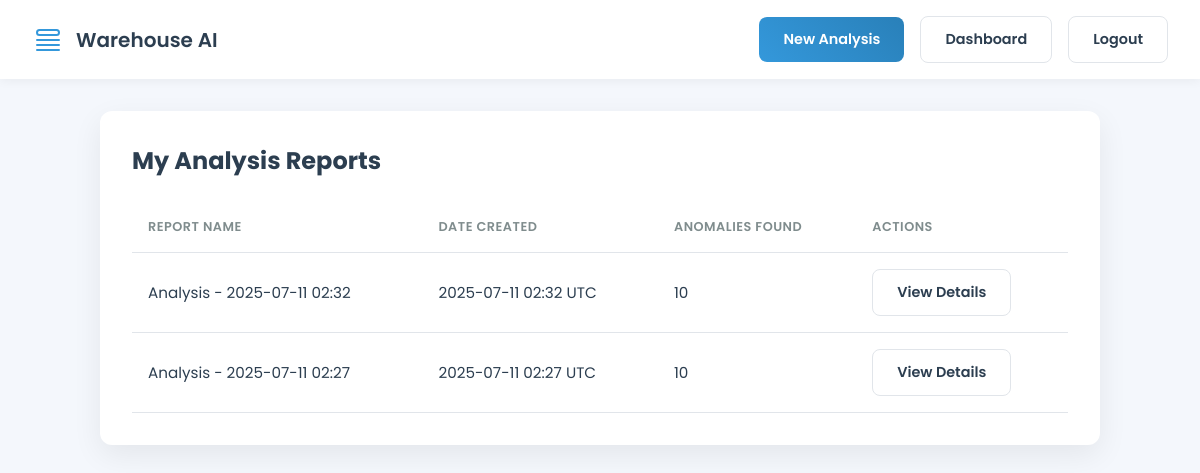
Page /dashboard (signed in) on the earlier database version.
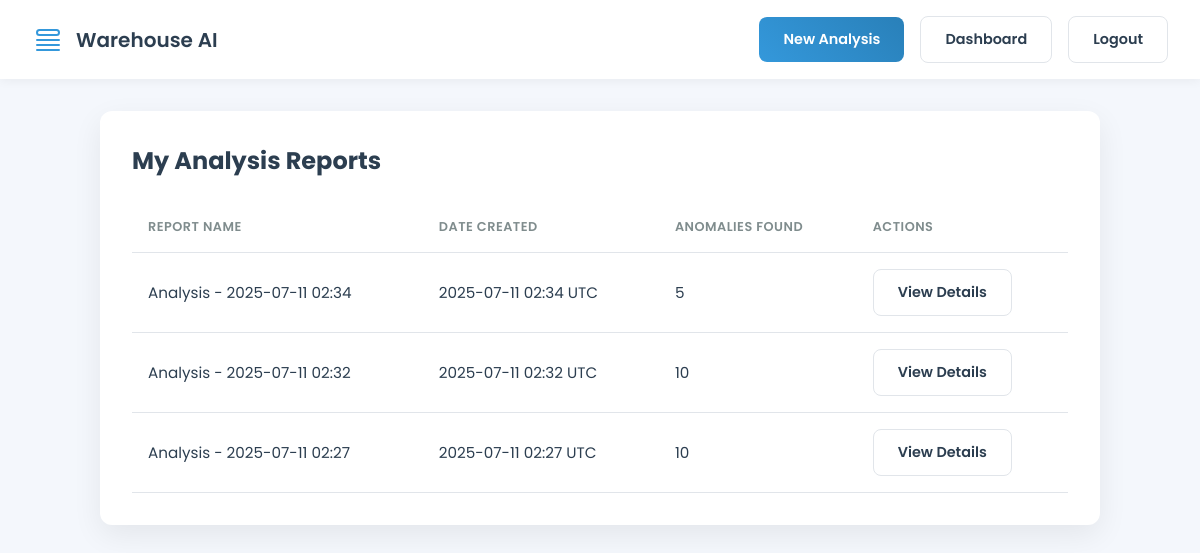
Same page on the later database version.
### src/app.py (models this page shows)
class AnalysisReport(db.Model):
    id = db.Column(db.Integer, primary_key=True)
    report_name = db.Column(db.String(120), nullable=False, default=f"Analysis Report")
    timestamp = db.Column(db.DateTime, index=True, default=datetime.utcnow)
    user_id = db.Column(db.Integer, db.ForeignKey('user.id'), nullable=False)
    anomalies = db.relationship('Anomaly', backref='report', lazy=True, cascade="all, delete-orphan")

### src/app.py (the view)
@app.route('/dashboard')
@login_required
def dashboard():
    reports = AnalysisReport.query.filter_by(user_id=current_user.id).order_by(AnalysisReport.timestamp.desc()).all()
    return render_template('dashboard.html', reports=reports)

### src/app.py (called while the page is built)
@login_manager.user_loader
def load_user(user_id):
    return User.query.get(int(user_id))

### src/templates/dashboard.html (shortened to what this page needs)
{% extends "base.html" %}
{% block content %}
<div class="container">
    <div class="card">
        <div class="table-header">
            <h2>My Analysis Reports</h2>
        </div>
        {% if reports %}
        <table>
            <thead>
                <tr>
                    <th>Report Name</th>
                    <th>Date Created</th>
                    <th>Anomalies Found</th>
                    <th>Actions</th>
                </tr>
            </thead>
            <tbody>
                {% for report in reports %}
                <tr>
                    <td>{{ report.report_name }}</td>
                    <td>{{ report.timestamp.strftime('%Y-%m-%d %H:%M') }} UTC</td>
                    <td>{{ report.anomalies|length }}</td>
                    <td>
                        <a href="{{ url_for('view_report', report_id=report.id) }}" class="btn btn-secondary">View Details</a>
                    </td>
                </tr>
                {% endfor %}
            </tbody>
        </table>
        {% else %}
        <div class="empty-state">
            <h3>No reports found</h3>
            <p>It looks like you haven't run any analysis yet.</p>
            <a href="{{ url_for('index') }}" class="btn btn-primary">Start Your First Analysis</a>
        </div>
        {% endif %}
    </div>
</div>
{% endblock %}

### src/templates/base.html (shortened to what this page needs)
<!DOCTYPE html>
<html lang="en">
<head>
</head>
<body>
    <header class="main-header">
        <a href="{{ url_for('dashboard' if current_user.is_authenticated else 'index') }}" class="logo-container">
             <div class="logo-icon">
                <svg xmlns="http://www.w3.org/2000/svg" fill="none" viewBox="0 0 24 24" stroke-width="1.5" stroke="currentColor">
                    <path stroke-linecap="round" stroke-linejoin="round" d="M3.75 12h16.5m-16.5 3.75h16.5M3.75 19.5h16.5M5.625 4.5h12.75a1.875 1.875 0 0 1 0 3.75H5.625a1.875 1.875 0 0 1 0-3.75Z" />
                </svg>
            </div>
            <span class="logo-text">Warehouse AI</span>
        </a>
        <nav class="nav-links">
            {% if current_user.is_authenticated %}
                <a href="{{ url_for('index') }}" class="btn btn-primary">New Analysis</a>
                <a href="{{ url_for('dashboard') }}" class="btn btn-secondary">Dashboard</a>
                <a href="{{ url_for('logout') }}" class="btn btn-secondary">Logout</a>
            {% else %}
                <a href="{{ url_for('login') }}" class="btn btn-secondary">Login</a>
                <a href="{{ url_for('register') }}" class="btn btn-primary">Register</a>
            {% endif %}
        </nav>
    </header>
    <main class="content">
        {% block content %}{% endblock %}
    </main>
</body>
</html>

### src/templates/base.html (style rules this page uses)
:root { --bg-color: #f4f7fc; --primary-text: #2c3e50; --accent-color: #3498db; --accent-color-dark: #2980b9; --secondary-text: #7f8c8d; --white: #ffffff; --card-shadow: 0 10px 30px rgba(0, 0, 0, 0.07); --border-color: #e1e5ea; --border-radius: 12px; --success-color: #2ecc71; --success-bg: #e8f9f1; --error-color: #e74c3c; --error-bg: #fdedec; }
body { background-color: var(--bg-color); color: var(--primary-text); font-family: 'Poppins', sans-serif; margin: 0; }
.btn { font-family: 'Poppins', sans-serif; border: none; border-radius: 8px; padding: 0.75rem 1.5rem; font-size: 0.9rem; font-weight: 600; cursor: pointer; transition: all 0.2s; text-decoration: none; display: inline-block; text-align: center; }
.btn-primary { background: linear-gradient(45deg, var(--accent-color), var(--accent-color-dark)); color: var(--white); }
.btn-secondary { background-color: var(--white); color: var(--primary-text); border: 1px solid var(--border-color); }
.main-header { background-color: var(--white); box-shadow: 0 2px 10px rgba(0,0,0,0.05); padding: 1rem 2rem; display: flex; justify-content: space-between; align-items: center; }
.main-header .logo-container { display: flex; align-items: center; gap: 0.75rem; text-decoration: none; color: var(--primary-text); }
.main-header .logo-container .logo-icon { width: 32px; height: 32px; color: var(--accent-color); }
.main-header .logo-container .logo-text { font-size: 1.25rem; font-weight: 600; }
.main-header .nav-links { display: flex; align-items: center; gap: 1rem; }
.content { padding: 2rem; }

### src/templates/dashboard.html (style rules this page uses)
.container { max-width: 1000px; margin: 0 auto; }
.card { background-color: var(--white); border-radius: var(--border-radius); box-shadow: var(--card-shadow); padding: 2rem; }
.table-header { display: flex; justify-content: space-between; align-items: center; margin-bottom: 1.5rem; }
.table-header h2 { margin: 0; font-size: 1.5rem; }
table { width: 100%; border-collapse: collapse; font-size: 0.95rem; }
th, td { padding: 1rem; text-align: left; border-bottom: 1px solid var(--border-color); }
th { font-weight: 600; color: var(--secondary-text); text-transform: uppercase; font-size: 0.8rem; letter-spacing: 0.5px; }

Differences in the rows shown:
added AnalysisReport: report_name "Analysis - 2025-07-11 02:34", timestamp "2025-07-11 02:34", anomalies|length "5"
